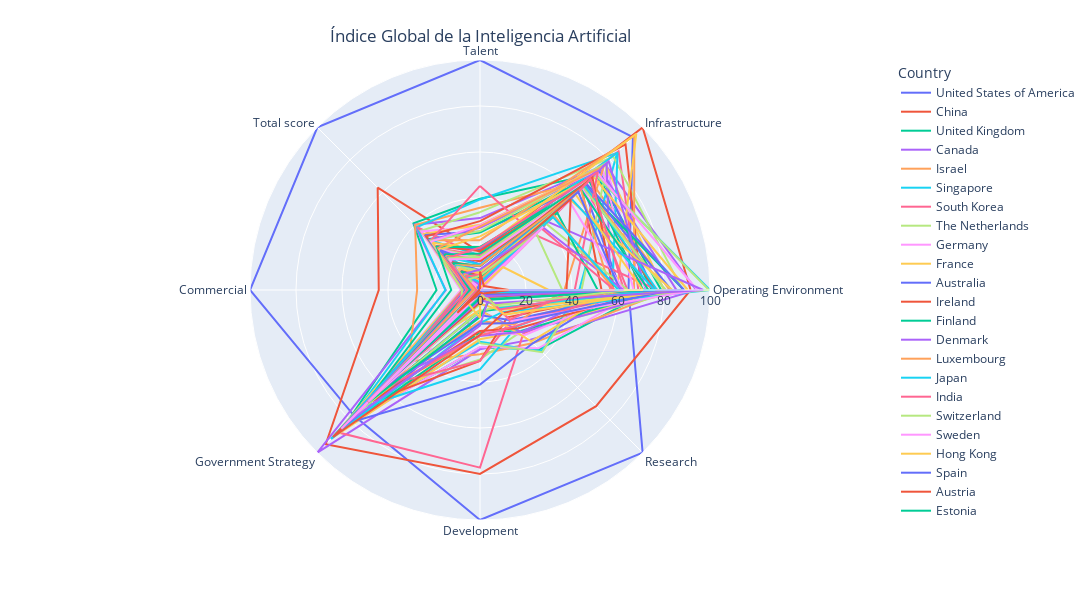

The notebook cell saved with this chart:
### Code cell
# Radar Chart con lineas cerradas
fig = px.line_polar(df_radar_reordered, r='Score', theta='Attributes', color='Country', line_close=True)

fig.update_layout(
    title={
        'text': "Índice Global de la Inteligencia Artificial",
        'x': 0.44,
        'xanchor': 'center',
        'yanchor': 'top'})

fig.update_layout(
    height=600, 
    width=1200,
)

fig.show()

### Figure 1 — Plotly figure (JSON) as saved in the notebook; plotly's stock layout.template omitted (floating-point values rounded to 4 significant figures)
{"data": [{"hovertemplate": "Country=United States of America<br>Score=%{r}<br>Attributes=%{theta}<extra></extra>", "legendgroup": "United States of America", "line": {"color": "#636efa", "dash": "solid"}, "marker": {"symbol": "circle"}, "mode": "lines", "name": "United States of America", "r": [100, 94.02, 64.56, 100, 100, 77.39, 100, 100, 100], "showlegend": true, "subplot": "polar", "theta": ["Talent", "Infrastructure", "Operating Environment", "Research", "Development", "Government Strategy", "Commercial", "Total score", "Talent"], "type": "scatterpolar"}, {"hovertemplate": "Country=China<br>Score=%{r}<br>Attributes=%{theta}<extra></extra>", "legendgroup": "China", "line": {"color": "#EF553B", "dash": "solid"}, "marker": {"symbol": "circle"}, "mode": "lines", "name": "China", "r": [16.51, 100, 91.57, 71.42, 79.97, 94.87, 44.02, 62.92, 16.51], "showlegend": true, "subplot": "polar", "theta": ["Talent", "Infrastructure", "Operating Environment", "Research", "Development", "Government Strategy", "Commercial", "Total score", "Talent"], "type": "scatterpolar"}, {"hovertemplate": "Country=United Kingdom<br>Score=%{r}<br>Attributes=%{theta}<extra></extra>", "legendgroup": "United Kingdom", "line": {"color": "#00cc96", "dash": "solid"}, "marker": {"symbol": "circle"}, "mode": "lines", "name": "United Kingdom", "r": [39.65, 71.43, 74.65, 36.5, 25.03, 82.82, 18.91, 40.93, 39.65], "showlegend": true, "subplot": "polar", "theta": ["Talent", "Infrastructure", "Operating Environment", "Research", "Development", "Government Strategy", "Commercial", "Total score", "Talent"], "type": "scatterpolar"}, {"hovertemplate": "Country=Canada<br>Score=%{r}<br>Attributes=%{theta}<extra></extra>", "legendgroup": "Canada", "line": {"color": "#ab63fa", "dash": "solid"}, "marker": {"symbol": "circle"}, "mode": "lines", "name": "Canada", "r": [31.28, 77.05, 93.94, 30.67, 25.78, 100, 14.88, 40.19, 31.28], "showlegend": true, "subplot": "polar", "theta": ["Talent", "Infrastructure", "Operating Environment", "Research", "Development", "Government Strategy", "Commercial", "Total score", "Talent"], "type": "scatterpolar"}, {"hovertemplate": "Country=Israel<br>Score=%{r}<br>Attributes=%{theta}<extra></extra>", "legendgroup": "Israel", "line": {"color": "#FFA15A", "dash": "solid"}, "marker": {"symbol": "circle"}, "mode": "lines", "name": "Israel", "r": [35.76, 67.58, 82.44, 32.63, 27.96, 43.91, 27.33, 39.89, 35.76], "showlegend": true, "subplot": "polar", "theta": ["Talent", "Infrastructure", "Operating Environment", "Research", "Development", "Government Strategy", "Commercial", "Total score", "Talent"], "type": "scatterpolar"}, {"hovertemplate": "Country=Singapore<br>Score=%{r}<br>Attributes=%{theta}<extra></extra>", "legendgroup": "Singapore", "line": {"color": "#19d3f3", "dash": "solid"}, "marker": {"symbol": "circle"}, "mode": "lines", "name": "Singapore", "r": [39.38, 84.3, 43.15, 37.67, 22.55, 79.82, 15.07, 38.67, 39.38], "showlegend": true, "subplot": "polar", "theta": ["Talent", "Infrastructure", "Operating Environment", "Research", "Development", "Government Strategy", "Commercial", "Total score", "Talent"], "type": "scatterpolar"}, {"hovertemplate": "Country=South Korea<br>Score=%{r}<br>Attributes=%{theta}<extra></extra>", "legendgroup": "South Korea", "line": {"color": "#FF6692", "dash": "solid"}, "marker": {"symbol": "circle"}, "mode": "lines", "name": "South Korea", "r": [14.54, 85.23, 68.86, 26.66, 77.25, 87.5, 5.41, 38.6, 14.54], "showlegend": true, "subplot": "polar", "theta": ["Talent", "Infrastructure", "Operating Environment", "Research", "Development", "Government Strategy", "Commercial", "Total score", "Talent"], "type": "scatterpolar"}, {"hovertemplate": "Country=The Netherlands<br>Score=%{r}<br>Attributes=%{theta}<extra></extra>", "legendgroup": "The Netherlands", "line": {"color": "#B6E880", "dash": "solid"}, "marker": {"symbol": "circle"}, "mode": "lines", "name": "The Netherlands", "r": [33.83, 81.99, 88.05, 25.54, 30.17, 62.35, 4.97, 36.35, 33.83], "showlegend": true, "subplot": "polar", "theta": ["Talent", "Infrastructure", "Operating Environment", "Research", "Development", "Government Strategy", "Commercial", "Total score", "Talent"], "type": "scatterpolar"}, {"hovertemplate": "Country=Germany<br>Score=%{r}<br>Attributes=%{theta}<extra></extra>", "legendgroup": "Germany", "line": {"color": "#FF97FF", "dash": "solid"}, "marker": {"symbol": "circle"}, "mode": "lines", "name": "Germany", "r": [27.63, 77.22, 70.22, 35.84, 24.79, 84.65, 8.29, 36.04, 27.63], "showlegend": true, "subplot": "polar", "theta": ["Talent", "Infrastructure", "Operating Environment", "Research", "Development", "Government Strategy", "Commercial", "Total score", "Talent"], "type": "scatterpolar"}, {"hovertemplate": "Country=France<br>Score=%{r}<br>Attributes=%{theta}<extra></extra>", "legendgroup": "France", "line": {"color": "#FECB52", "dash": "solid"}, "marker": {"symbol": "circle"}, "mode": "lines", "name": "France", "r": [28.32, 77.15, 80.02, 25.48, 21.44, 91.2, 7.65, 34.42, 28.32], "showlegend": true, "subplot": "polar", "theta": ["Talent", "Infrastructure", "Operating Environment", "Research", "Development", "Government Strategy", "Commercial", "Total score", "Talent"], "type": "scatterpolar"}, {"hovertemplate": "Country=Australia<br>Score=%{r}<br>Attributes=%{theta}<extra></extra>", "legendgroup": "Australia", "line": {"color": "#636efa", "dash": "solid"}, "marker": {"symbol": "circle"}, "mode": "lines", "name": "Australia", "r": [25.43, 63.43, 61.23, 32.63, 41.15, 82.11, 6.72, 33.86, 25.43], "showlegend": true, "subplot": "polar", "theta": ["Talent", "Infrastructure", "Operating Environment", "Research", "Development", "Government Strategy", "Commercial", "Total score", "Talent"], "type": "scatterpolar"}, {"hovertemplate": "Country=Ireland<br>Score=%{r}<br>Attributes=%{theta}<extra></extra>", "legendgroup": "Ireland", "line": {"color": "#EF553B", "dash": "solid"}, "marker": {"symbol": "circle"}, "mode": "lines", "name": "Ireland", "r": [29.93, 89.5, 70.15, 16.79, 30.85, 69.44, 3.94, 33.04, 29.93], "showlegend": true, "subplot": "polar", "theta": ["Talent", "Infrastructure", "Operating Environment", "Research", "Development", "Government Strategy", "Commercial", "Total score", "Talent"], "type": "scatterpolar"}, {"hovertemplate": "Country=Finland<br>Score=%{r}<br>Attributes=%{theta}<extra></extra>", "legendgroup": "Finland", "line": {"color": "#00cc96", "dash": "solid"}, "marker": {"symbol": "circle"}, "mode": "lines", "name": "Finland", "r": [24.99, 71.6, 78.76, 25.21, 18.32, 85.99, 4.64, 31.36, 24.99], "showlegend": true, "subplot": "polar", "theta": ["Talent", "Infrastructure", "Operating Environment", "Research", "Development", "Government Strategy", "Commercial", "Total score", "Talent"], "type": "scatterpolar"}, {"hovertemplate": "Country=Denmark<br>Score=%{r}<br>Attributes=%{theta}<extra></extra>", "legendgroup": "Denmark", "line": {"color": "#ab63fa", "dash": "solid"}, "marker": {"symbol": "circle"}, "mode": "lines", "name": "Denmark", "r": [27.07, 74.08, 85.39, 26.01, 8.92, 74.23, 3.46, 30.87, 27.07], "showlegend": true, "subplot": "polar", "theta": ["Talent", "Infrastructure", "Operating Environment", "Research", "Development", "Government Strategy", "Commercial", "Total score", "Talent"], "type": "scatterpolar"}, {"hovertemplate": "Country=Luxembourg<br>Score=%{r}<br>Attributes=%{theta}<extra></extra>", "legendgroup": "Luxembourg", "line": {"color": "#FFA15A", "dash": "solid"}, "marker": {"symbol": "circle"}, "mode": "lines", "name": "Luxembourg", "r": [21.66, 94.88, 66.96, 19.39, 19.95, 66.69, 4.68, 30.73, 21.66], "showlegend": true, "subplot": "polar", "theta": ["Talent", "Infrastructure", "Operating Environment", "Research", "Development", "Government Strategy", "Commercial", "Total score", "Talent"], "type": "scatterpolar"}, {"hovertemplate": "Country=Japan<br>Score=%{r}<br>Attributes=%{theta}<extra></extra>", "legendgroup": "Japan", "line": {"color": "#19d3f3", "dash": "solid"}, "marker": {"symbol": "circle"}, "mode": "lines", "name": "Japan", "r": [15.18, 84.58, 57.53, 22.51, 34.47, 71.96, 7.31, 30.53, 15.18], "showlegend": true, "subplot": "polar", "theta": ["Talent", "Infrastructure", "Operating Environment", "Research", "Development", "Government Strategy", "Commercial", "Total score", "Talent"], "type": "scatterpolar"}, {"hovertemplate": "Country=India<br>Score=%{r}<br>Attributes=%{theta}<extra></extra>", "legendgroup": "India", "line": {"color": "#FF6692", "dash": "solid"}, "marker": {"symbol": "circle"}, "mode": "lines", "name": "India", "r": [45.27, 33.91, 77.3, 18.92, 30.86, 58.83, 7.39, 30.36, 45.27], "showlegend": true, "subplot": "polar", "theta": ["Talent", "Infrastructure", "Operating Environment", "Research", "Development", "Government Strategy", "Commercial", "Total score", "Talent"], "type": "scatterpolar"}, {"hovertemplate": "Country=Switzerland<br>Score=%{r}<br>Attributes=%{theta}<extra></extra>", "legendgroup": "Switzerland", "line": {"color": "#B6E880", "dash": "solid"}, "marker": {"symbol": "circle"}, "mode": "lines", "name": "Switzerland", "r": [25.63, 78.43, 44.14, 38.24, 23.11, 12.18, 7.76, 30.25, 25.63], "showlegend": true, "subplot": "polar", "theta": ["Talent", "Infrastructure", "Operating Environment", "Research", "Development", "Government Strategy", "Commercial", "Total score", "Talent"], "type": "scatterpolar"}, {"hovertemplate": "Country=Sweden<br>Score=%{r}<br>Attributes=%{theta}<extra></extra>", "legendgroup": "Sweden", "line": {"color": "#FF97FF", "dash": "solid"}, "marker": {"symbol": "circle"}, "mode": "lines", "name": "Sweden", "r": [28.21, 75.19, 66.77, 27.61, 17.81, 40.35, 4.51, 29.85, 28.21], "showlegend": true, "subplot": "polar", "theta": ["Talent", "Infrastructure", "Operating Environment", "Research", "Development", "Government Strategy", "Commercial", "Total score", "Talent"], "type": "scatterpolar"}, {"hovertemplate": "Country=Hong Kong<br>Score=%{r}<br>Attributes=%{theta}<extra></extra>", "legendgroup": "Hong Kong", "line": {"color": "#FECB52", "dash": "solid"}, "marker": {"symbol": "circle"}, "mode": "lines", "name": "Hong Kong", "r": [17.56, 96.11, 59.5, 31.51, 8.63, 33.29, 5.3, 29.11, 17.56], "showlegend": true, "subplot": "polar", "theta": ["Talent", "Infrastructure", "Operating Environment", "Research", "Development", "Government Strategy", "Commercial", "Total score", "Talent"], "type": "scatterpolar"}, {"hovertemplate": "Country=Spain<br>Score=%{r}<br>Attributes=%{theta}<extra></extra>", "legendgroup": "Spain", "line": {"color": "#636efa", "dash": "solid"}, "marker": {"symbol": "circle"}, "mode": "lines", "name": "Spain", "r": [17.61, 73.32, 75.36, 18.6, 10.87, 91.28, 3.08, 26.95, 17.61], "showlegend": true, "subplot": "polar", "theta": ["Talent", "Infrastructure", "Operating Environment", "Research", "Development", "Government Strategy", "Commercial", "Total score", "Talent"], "type": "scatterpolar"}, {"hovertemplate": "Country=Austria<br>Score=%{r}<br>Attributes=%{theta}<extra></extra>", "legendgroup": "Austria", "line": {"color": "#EF553B", "dash": "solid"}, "marker": {"symbol": "circle"}, "mode": "lines", "name": "Austria", "r": [16.97, 64.49, 76.3, 23.56, 17.81, 72.14, 3.08, 26.89, 16.97], "showlegend": true, "subplot": "polar", "theta": ["Talent", "Infrastructure", "Operating Environment", "Research", "Development", "Government Strategy", "Commercial", "Total score", "Talent"], "type": "scatterpolar"}, {"hovertemplate": "Country=Estonia<br>Score=%{r}<br>Attributes=%{theta}<extra></extra>", "legendgroup": "Estonia", "line": {"color": "#00cc96", "dash": "solid"}, "marker": {"symbol": "circle"}, "mode": "lines", "name": "Estonia", "r": [18.74, 63.65, 88.67, 11.75, 9.31, 72.08, 12.51, 26.6, 18.74], "showlegend": true, "subplot": "polar", "theta": ["Talent", "Infrastructure", "Operating Environment", "Research", "Development", "Government Strategy", "Commercial", "Total score", "Talent"], "type": "scatterpolar"}, {"hovertemplate": "Country=Taiwan<br>Score=%{r}<br>Attributes=%{theta}<extra></extra>", "legendgroup": "Taiwan", "line": {"color": "#ab63fa", "dash": "solid"}, "marker": {"symbol": "circle"}, "mode": "lines", "name": "Taiwan", "r": [12.34, 77.86, 56.67, 25.71, 19.99, 55.97, 2.53, 25.79, 12.34], "showlegend": true, "subplot": "polar", "theta": ["Talent", "Infrastructure", "Operating Environment", "Research", "Development", "Government Strategy", "Commercial", "Total score", "Talent"], "type": "scatterpolar"}, {"hovertemplate": "Country=Norway<br>Score=%{r}<br>Attributes=%{theta}<extra></extra>", "legendgroup": "Norway", "line": {"color": "#FFA15A", "dash": "solid"}, "marker": {"symbol": "circle"}, "mode": "lines", "name": "Norway", "r": [27.61, 76.2, 36.65, 21.18, 13.56, 59.05, 3.95, 25.77, 27.61], "showlegend": true, "subplot": "polar", "theta": ["Talent", "Infrastructure", "Operating Environment", "Research", "Development", "Government Strategy", "Commercial", "Total score", "Talent"], "type": "scatterpolar"}, {"hovertemplate": "Country=Saudi Arabia<br>Score=%{r}<br>Attributes=%{theta}<extra></extra>", "legendgroup": "Saudi Arabia", "line": {"color": "#19d3f3", "dash": "solid"}, "marker": {"symbol": "circle"}, "mode": "lines", "name": "Saudi Arabia", "r": [4.49, 70.8, 100, 13.63, 14.38, 91.63, 4.73, 25.6, 4.49], "showlegend": true, "subplot": "polar", "theta": ["Talent", "Infrastructure", "Operating Environment", "Research", "Development", "Government Strategy", "Commercial", "Total score", "Talent"], "type": "scatterpolar"}, {"hovertemplate": "Country=Belgium<br>Score=%{r}<br>Attributes=%{theta}<extra></extra>", "legendgroup": "Belgium", "line": {"color": "#FF6692", "dash": "solid"}, "marker": {"symbol": "circle"}, "mode": "lines", "name": "Belgium", "r": [15.17, 65.1, 64.08, 22.15, 19.81, 63.58, 5.31, 25.52, 15.17], "showlegend": true, "subplot": "polar", "theta": ["Talent", "Infrastructure", "Operating Environment", "Research", "Development", "Government Strategy", "Commercial", "Total score", "Talent"], "type": "scatterpolar"}, {"hovertemplate": "Country=Poland<br>Score=%{r}<br>Attributes=%{theta}<extra></extra>", "legendgroup": "Poland", "line": {"color": "#B6E880", "dash": "solid"}, "marker": {"symbol": "circle"}, "mode": "lines", "name": "Poland", "r": [14.21, 70.96, 99.56, 10.6, 9.09, 78.14, 2.25, 25.2, 14.21], "showlegend": true, "subplot": "polar", "theta": ["Talent", "Infrastructure", "Operating Environment", "Research", "Development", "Government Strategy", "Commercial", "Total score", "Talent"], "type": "scatterpolar"}, {"hovertemplate": "Country=Slovenia<br>Score=%{r}<br>Attributes=%{theta}<extra></extra>", "legendgroup": "Slovenia", "line": {"color": "#FF97FF", "dash": "solid"}, "marker": {"symbol": "circle"}, "mode": "lines", "name": "Slovenia", "r": [13.02, 72.06, 94.55, 19.1, 1.06, 80.38, 0.61, 25.19, 13.02], "showlegend": true, "subplot": "polar", "theta": ["Talent", "Infrastructure", "Operating Environment", "Research", "Development", "Government Strategy", "Commercial", "Total score", "Talent"], "type": "scatterpolar"}, {"hovertemplate": "Country=New Zealand<br>Score=%{r}<br>Attributes=%{theta}<extra></extra>", "legendgroup": "New Zealand", "line": {"color": "#FECB52", "dash": "solid"}, "marker": {"symbol": "circle"}, "mode": "lines", "name": "New Zealand", "r": [23.3, 69.78, 90.35, 12.23, 5.96, 47.62, 2.49, 24.88, 23.3], "showlegend": true, "subplot": "polar", "theta": ["Talent", "Infrastructure", "Operating Environment", "Research", "Development", "Government Strategy", "Commercial", "Total score", "Talent"], "type": "scatterpolar"}, {"hovertemplate": "Country=Italy<br>Score=%{r}<br>Attributes=%{theta}<extra></extra>", "legendgroup": "Italy", "line": {"color": "#636efa", "dash": "solid"}, "marker": {"symbol": "circle"}, "mode": "lines", "name": "Italy", "r": [11.09, 64.76, 83.25, 20.3, 14.66, 61.43, 2.64, 24.45, 11.09], "showlegend": true, "subplot": "polar", "theta": ["Talent", "Infrastructure", "Operating Environment", "Research", "Development", "Government Strategy", "Commercial", "Total score", "Talent"], "type": "scatterpolar"}, {"hovertemplate": "Country=Russia<br>Score=%{r}<br>Attributes=%{theta}<extra></extra>", "legendgroup": "Russia", "line": {"color": "#EF553B", "dash": "solid"}, "marker": {"symbol": "circle"}, "mode": "lines", "name": "Russia", "r": [12.46, 62.59, 52.85, 14.21, 19.48, 90.4, 1.38, 21.99, 12.46], "showlegend": true, "subplot": "polar", "theta": ["Talent", "Infrastructure", "Operating Environment", "Research", "Development", "Government Strategy", "Commercial", "Total score", "Talent"], "type": "scatterpolar"}, {"hovertemplate": "Country=Malta<br>Score=%{r}<br>Attributes=%{theta}<extra></extra>", "legendgroup": "Malta", "line": {"color": "#00cc96", "dash": "solid"}, "marker": {"symbol": "circle"}, "mode": "lines", "name": "Malta", "r": [15.87, 67.12, 70.96, 5.96, 11.72, 70.49, 4.3, 21.85, 15.87], "showlegend": true, "subplot": "polar", "theta": ["Talent", "Infrastructure", "Operating Environment", "Research", "Development", "Government Strategy", "Commercial", "Total score", "Talent"], "type": "scatterpolar"}, {"hovertemplate": "Country=United Arab Emirates<br>Score=%{r}<br>Attributes=%{theta}<extra></extra>", "legendgroup": "United Arab Emirates", "line": {"color": "#ab63fa", "dash": "solid"}, "marker": {"symbol": "circle"}, "mode": "lines", "name": "United Arab Emirates", "r": [2.65, 79.16, 72.12, 5.13, 15.53, 81.38, 3.22, 21.17, 2.65], "showlegend": true, "subplot": "polar", "theta": ["Talent", "Infrastructure", "Operating Environment", "Research", "Development", "Government Strategy", "Commercial", "Total score", "Talent"], "type": "scatterpolar"}, {"hovertemplate": "Country=Portugal<br>Score=%{r}<br>Attributes=%{theta}<extra></extra>", "legendgroup": "Portugal", "line": {"color": "#FFA15A", "dash": "solid"}, "marker": {"symbol": "circle"}, "mode": "lines", "name": "Portugal", "r": [13.43, 64.2, 80.66, 8.96, 3.92, 70.69, 2.05, 20.89, 13.43], "showlegend": true, "subplot": "polar", "theta": ["Talent", "Infrastructure", "Operating Environment", "Research", "Development", "Government Strategy", "Commercial", "Total score", "Talent"], "type": "scatterpolar"}, {"hovertemplate": "Country=Czech Republic<br>Score=%{r}<br>Attributes=%{theta}<extra></extra>", "legendgroup": "Czech Republic", "line": {"color": "#19d3f3", "dash": "solid"}, "marker": {"symbol": "circle"}, "mode": "lines", "name": "Czech Republic", "r": [11.11, 64.26, 76.97, 11.26, 2.7, 70.29, 1.75, 20.31, 11.11], "showlegend": true, "subplot": "polar", "theta": ["Talent", "Infrastructure", "Operating Environment", "Research", "Development", "Government Strategy", "Commercial", "Total score", "Talent"], "type": "scatterpolar"}, {"hovertemplate": "Country=Iceland<br>Score=%{r}<br>Attributes=%{theta}<extra></extra>", "legendgroup": "Iceland", "line": {"color": "#FF6692", "dash": "solid"}, "marker": {"symbol": "circle"}, "mode": "lines", "name": "Iceland", "r": [18.45, 72.45, 41.19, 18.29, 0.19, 22.15, 5.74, 19.81, 18.45], "showlegend": true, "subplot": "polar", "theta": ["Talent", "Infrastructure", "Operating Environment", "Research", "Development", "Government Strategy", "Commercial", "Total score", "Talent"], "type": "scatterpolar"}, {"hovertemplate": "Country=Lithuania<br>Score=%{r}<br>Attributes=%{theta}<extra></extra>", "legendgroup": "Lithuania", "line": {"color": "#B6E880", "dash": "solid"}, "marker": {"symbol": "circle"}, "mode": "lines", "name": "Lithuania", "r": [14.3, 63.19, 80.67, 3.22, 6.18, 64.28, 1.77, 19.59, 14.3], "showlegend": true, "subplot": "polar", "theta": ["Talent", "Infrastructure", "Operating Environment", "Research", "Development", "Government Strategy", "Commercial", "Total score", "Talent"], "type": "scatterpolar"}, {"hovertemplate": "Country=Brazil<br>Score=%{r}<br>Attributes=%{theta}<extra></extra>", "legendgroup": "Brazil", "line": {"color": "#FF97FF", "dash": "solid"}, "marker": {"symbol": "circle"}, "mode": "lines", "name": "Brazil", "r": [13.46, 62.61, 72.82, 4.83, 5.07, 67.72, 1.36, 18.89, 13.46], "showlegend": true, "subplot": "polar", "theta": ["Talent", "Infrastructure", "Operating Environment", "Research", "Development", "Government Strategy", "Commercial", "Total score", "Talent"], "type": "scatterpolar"}, {"hovertemplate": "Country=Greece<br>Score=%{r}<br>Attributes=%{theta}<extra></extra>", "legendgroup": "Greece", "line": {"color": "#FECB52", "dash": "solid"}, "marker": {"symbol": "circle"}, "mode": "lines", "name": "Greece", "r": [7.62, 55.44, 83.58, 15.12, 2.21, 22.15, 0.92, 17.33, 7.62], "showlegend": true, "subplot": "polar", "theta": ["Talent", "Infrastructure", "Operating Environment", "Research", "Development", "Government Strategy", "Commercial", "Total score", "Talent"], "type": "scatterpolar"}, {"hovertemplate": "Country=Slovakia<br>Score=%{r}<br>Attributes=%{theta}<extra></extra>", "legendgroup": "Slovakia", "line": {"color": "#636efa", "dash": "solid"}, "marker": {"symbol": "circle"}, "mode": "lines", "name": "Slovakia", "r": [8.55, 65.36, 88.71, 2.97, 0.34, 43.07, 0.67, 17.24, 8.55], "showlegend": true, "subplot": "polar", "theta": ["Talent", "Infrastructure", "Operating Environment", "Research", "Development", "Government Strategy", "Commercial", "Total score", "Talent"], "type": "scatterpolar"}, {"hovertemplate": "Country=Hungary<br>Score=%{r}<br>Attributes=%{theta}<extra></extra>", "legendgroup": "Hungary", "line": {"color": "#EF553B", "dash": "solid"}, "marker": {"symbol": "circle"}, "mode": "lines", "name": "Hungary", "r": [10.34, 69.17, 58.01, 4.31, 5.4, 55.01, 1.08, 17, 10.34], "showlegend": true, "subplot": "polar", "theta": ["Talent", "Infrastructure", "Operating Environment", "Research", "Development", "Government Strategy", "Commercial", "Total score", "Talent"], "type": "scatterpolar"}, {"hovertemplate": "Country=Malaysia<br>Score=%{r}<br>Attributes=%{theta}<extra></extra>", "legendgroup": "Malaysia", "line": {"color": "#00cc96", "dash": "solid"}, "marker": {"symbol": "circle"}, "mode": "lines", "name": "Malaysia", "r": [10.44, 62.04, 73.24, 5.57, 0.88, 47.6, 0.63, 16.66, 10.44], "showlegend": true, "subplot": "polar", "theta": ["Talent", "Infrastructure", "Operating Environment", "Research", "Development", "Government Strategy", "Commercial", "Total score", "Talent"], "type": "scatterpolar"}, {"hovertemplate": "Country=Mexico<br>Score=%{r}<br>Attributes=%{theta}<extra></extra>", "legendgroup": "Mexico", "line": {"color": "#ab63fa", "dash": "solid"}, "marker": {"symbol": "circle"}, "mode": "lines", "name": "Mexico", "r": [1.72, 41.85, 97.03, 8.11, 4.46, 54.21, 0.78, 15.48, 1.72], "showlegend": true, "subplot": "polar", "theta": ["Talent", "Infrastructure", "Operating Environment", "Research", "Development", "Government Strategy", "Commercial", "Total score", "Talent"], "type": "scatterpolar"}, {"hovertemplate": "Country=Chile<br>Score=%{r}<br>Attributes=%{theta}<extra></extra>", "legendgroup": "Chile", "line": {"color": "#FFA15A", "dash": "solid"}, "marker": {"symbol": "circle"}, "mode": "lines", "name": "Chile", "r": [10.56, 61.97, 56.73, 1.49, 0.67, 60.5, 2.95, 15.33, 10.56], "showlegend": true, "subplot": "polar", "theta": ["Talent", "Infrastructure", "Operating Environment", "Research", "Development", "Government Strategy", "Commercial", "Total score", "Talent"], "type": "scatterpolar"}, {"hovertemplate": "Country=Argentina<br>Score=%{r}<br>Attributes=%{theta}<extra></extra>", "legendgroup": "Argentina", "line": {"color": "#19d3f3", "dash": "solid"}, "marker": {"symbol": "circle"}, "mode": "lines", "name": "Argentina", "r": [8.4, 56.15, 75.95, 1.25, 3.19, 54.94, 0.34, 15.24, 8.4], "showlegend": true, "subplot": "polar", "theta": ["Talent", "Infrastructure", "Operating Environment", "Research", "Development", "Government Strategy", "Commercial", "Total score", "Talent"], "type": "scatterpolar"}, {"hovertemplate": "Country=Qatar<br>Score=%{r}<br>Attributes=%{theta}<extra></extra>", "legendgroup": "Qatar", "line": {"color": "#FF6692", "dash": "solid"}, "marker": {"symbol": "circle"}, "mode": "lines", "name": "Qatar", "r": [0, 67.97, 62.58, 11.94, 0, 33.49, 0, 14.66, 0], "showlegend": true, "subplot": "polar", "theta": ["Talent", "Infrastructure", "Operating Environment", "Research", "Development", "Government Strategy", "Commercial", "Total score", "Talent"], "type": "scatterpolar"}, {"hovertemplate": "Country=Turkey<br>Score=%{r}<br>Attributes=%{theta}<extra></extra>", "legendgroup": "Turkey", "line": {"color": "#B6E880", "dash": "solid"}, "marker": {"symbol": "circle"}, "mode": "lines", "name": "Turkey", "r": [8.49, 40.74, 64.34, 9.53, 1.02, 67.45, 0.95, 14.39, 8.49], "showlegend": true, "subplot": "polar", "theta": ["Talent", "Infrastructure", "Operating Environment", "Research", "Development", "Government Strategy", "Commercial", "Total score", "Talent"], "type": "scatterpolar"}, {"hovertemplate": "Country=Colombia<br>Score=%{r}<br>Attributes=%{theta}<extra></extra>", "legendgroup": "Colombia", "line": {"color": "#FF97FF", "dash": "solid"}, "marker": {"symbol": "circle"}, "mode": "lines", "name": "Colombia", "r": [4.97, 54.8, 62.37, 0, 0.89, 85.29, 0.5, 13.85, 4.97], "showlegend": true, "subplot": "polar", "theta": ["Talent", "Infrastructure", "Operating Environment", "Research", "Development", "Government Strategy", "Commercial", "Total score", "Talent"], "type": "scatterpolar"}, {"hovertemplate": "Country=Uruguay<br>Score=%{r}<br>Attributes=%{theta}<extra></extra>", "legendgroup": "Uruguay", "line": {"color": "#FECB52", "dash": "solid"}, "marker": {"symbol": "circle"}, "mode": "lines", "name": "Uruguay", "r": [7.28, 58.77, 70.75, 0.73, 0.26, 30.92, 0.43, 13.27, 7.28], "showlegend": true, "subplot": "polar", "theta": ["Talent", "Infrastructure", "Operating Environment", "Research", "Development", "Government Strategy", "Commercial", "Total score", "Talent"], "type": "scatterpolar"}, {"hovertemplate": "Country=Bahrain<br>Score=%{r}<br>Attributes=%{theta}<extra></extra>", "legendgroup": "Bahrain", "line": {"color": "#636efa", "dash": "solid"}, "marker": {"symbol": "circle"}, "mode": "lines", "name": "Bahrain", "r": [4.99, 60.39, 60.9, 2.53, 0, 17.72, 0.24, 11.79, 4.99], "showlegend": true, "subplot": "polar", "theta": ["Talent", "Infrastructure", "Operating Environment", "Research", "Development", "Government Strategy", "Commercial", "Total score", "Talent"], "type": "scatterpolar"}, {"hovertemplate": "Country=Vietnam<br>Score=%{r}<br>Attributes=%{theta}<extra></extra>", "legendgroup": "Vietnam", "line": {"color": "#EF553B", "dash": "solid"}, "marker": {"symbol": "circle"}, "mode": "lines", "name": "Vietnam", "r": [6.34, 55.76, 37.61, 2.03, 0.3, 68.86, 0.31, 11.62, 6.34], "showlegend": true, "subplot": "polar", "theta": ["Talent", "Infrastructure", "Operating Environment", "Research", "Development", "Government Strategy", "Commercial", "Total score", "Talent"], "type": "scatterpolar"}, {"hovertemplate": "Country=Indonesia<br>Score=%{r}<br>Attributes=%{theta}<extra></extra>", "legendgroup": "Indonesia", "line": {"color": "#00cc96", "dash": "solid"}, "marker": {"symbol": "circle"}, "mode": "lines", "name": "Indonesia", "r": [5.51, 47.52, 51.18, 0.98, 3.52, 59.99, 0.91, 11.47, 5.51], "showlegend": true, "subplot": "polar", "theta": ["Talent", "Infrastructure", "Operating Environment", "Research", "Development", "Government Strategy", "Commercial", "Total score", "Talent"], "type": "scatterpolar"}, {"hovertemplate": "Country=Tunisia<br>Score=%{r}<br>Attributes=%{theta}<extra></extra>", "legendgroup": "Tunisia", "line": {"color": "#ab63fa", "dash": "solid"}, "marker": {"symbol": "circle"}, "mode": "lines", "name": "Tunisia", "r": [8.94, 38.59, 62.32, 3.9, 0, 12.18, 0.15, 9.87, 8.94], "showlegend": true, "subplot": "polar", "theta": ["Talent", "Infrastructure", "Operating Environment", "Research", "Development", "Government Strategy", "Commercial", "Total score", "Talent"], "type": "scatterpolar"}, {"hovertemplate": "Country=South Africa<br>Score=%{r}<br>Attributes=%{theta}<extra></extra>", "legendgroup": "South Africa", "line": {"color": "#FFA15A", "dash": "solid"}, "marker": {"symbol": "circle"}, "mode": "lines", "name": "South Africa", "r": [4.61, 45.73, 58.43, 0.83, 7.52, 0, 2.03, 9.71, 4.61], "showlegend": true, "subplot": "polar", "theta": ["Talent", "Infrastructure", "Operating Environment", "Research", "Development", "Government Strategy", "Commercial", "Total score", "Talent"], "type": "scatterpolar"}, {"hovertemplate": "Country=Morocco<br>Score=%{r}<br>Attributes=%{theta}<extra></extra>", "legendgroup": "Morocco", "line": {"color": "#19d3f3", "dash": "solid"}, "marker": {"symbol": "circle"}, "mode": "lines", "name": "Morocco", "r": [3.36, 44.88, 60.17, 1.46, 0.05, 15.9, 0.1, 8.87, 3.36], "showlegend": true, "subplot": "polar", "theta": ["Talent", "Infrastructure", "Operating Environment", "Research", "Development", "Government Strategy", "Commercial", "Total score", "Talent"], "type": "scatterpolar"}, {"hovertemplate": "Country=Armenia<br>Score=%{r}<br>Attributes=%{theta}<extra></extra>", "legendgroup": "Armenia", "line": {"color": "#FF6692", "dash": "solid"}, "marker": {"symbol": "circle"}, "mode": "lines", "name": "Armenia", "r": [6.69, 37.84, 58.4, 0.28, 0.33, 14.4, 1.37, 8.49, 6.69], "showlegend": true, "subplot": "polar", "theta": ["Talent", "Infrastructure", "Operating Environment", "Research", "Development", "Government Strategy", "Commercial", "Total score", "Talent"], "type": "scatterpolar"}, {"hovertemplate": "Country=Sri Lanka<br>Score=%{r}<br>Attributes=%{theta}<extra></extra>", "legendgroup": "Sri Lanka", "line": {"color": "#B6E880", "dash": "solid"}, "marker": {"symbol": "circle"}, "mode": "lines", "name": "Sri Lanka", "r": [6.27, 34.64, 35.79, 0.12, 0.95, 35.57, 0.09, 6.62, 6.27], "showlegend": true, "subplot": "polar", "theta": ["Talent", "Infrastructure", "Operating Environment", "Research", "Development", "Government Strategy", "Commercial", "Total score", "Talent"], "type": "scatterpolar"}, {"hovertemplate": "Country=Egypt<br>Score=%{r}<br>Attributes=%{theta}<extra></extra>", "legendgroup": "Egypt", "line": {"color": "#FF97FF", "dash": "solid"}, "marker": {"symbol": "circle"}, "mode": "lines", "name": "Egypt", "r": [1.11, 38.84, 0, 2.08, 1.54, 68.72, 0.31, 4.83, 1.11], "showlegend": true, "subplot": "polar", "theta": ["Talent", "Infrastructure", "Operating Environment", "Research", "Development", "Government Strategy", "Commercial", "Total score", "Talent"], "type": "scatterpolar"}, {"hovertemplate": "Country=Kenya<br>Score=%{r}<br>Attributes=%{theta}<extra></extra>", "legendgroup": "Kenya", "line": {"color": "#FECB52", "dash": "solid"}, "marker": {"symbol": "circle"}, "mode": "lines", "name": "Kenya", "r": [0.75, 14.11, 29.84, 0.07, 12.15, 7.75, 0.31, 2.3, 0.75], "showlegend": true, "subplot": "polar", "theta": ["Talent", "Infrastructure", "Operating Environment", "Research", "Development", "Government Strategy", "Commercial", "Total score", "Talent"], "type": "scatterpolar"}, {"hovertemplate": "Country=Nigeria<br>Score=%{r}<br>Attributes=%{theta}<extra></extra>", "legendgroup": "Nigeria", "line": {"color": "#636efa", "dash": "solid"}, "marker": {"symbol": "circle"}, "mode": "lines", "name": "Nigeria", "r": [2.74, 0, 50.1, 0.45, 2.06, 7.75, 0.33, 1.38, 2.74], "showlegend": true, "subplot": "polar", "theta": ["Talent", "Infrastructure", "Operating Environment", "Research", "Development", "Government Strategy", "Commercial", "Total score", "Talent"], "type": "scatterpolar"}, {"hovertemplate": "Country=Pakistan<br>Score=%{r}<br>Attributes=%{theta}<extra></extra>", "legendgroup": "Pakistan", "line": {"color": "#EF553B", "dash": "solid"}, "marker": {"symbol": "circle"}, "mode": "lines", "name": "Pakistan", "r": [8, 2.43, 12.48, 2.17, 1.09, 13.92, 0.27, 0, 8], "showlegend": true, "subplot": "polar", "theta": ["Talent", "Infrastructure", "Operating Environment", "Research", "Development", "Government Strategy", "Commercial", "Total score", "Talent"], "type": "scatterpolar"}], "layout": {"height": 600, "legend": {"title": {"text": "Country"}, "tracegroupgap": 0}, "margin": {"t": 60}, "polar": {"angularaxis": {"direction": "clockwise", "rotation": 90}, "domain": {"x": [0, 1], "y": [0, 1]}}, "title": {"text": "Índice Global de la Inteligencia Artificial", "x": 0.44, "xanchor": "center", "yanchor": "top"}, "width": 1200}}
